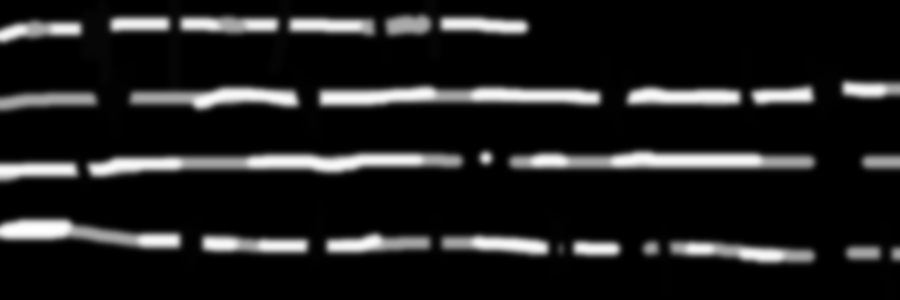
%> input picture Test images/Model test.tif, 900 x 300 px
$ octave S0_LS_Image_analysis.m   (GNU Octave 9; MATLAB toolbox functions it lacks are replaced by stand-ins)
%> lines starting %> are read from the running program, lines starting %| are printed output that depends on the picture
%% Code to analyze kymograph images to output height vs time data for each high feature
%left to right should equal the time domain

%This code was developed in the Scheuring-Lab and used to analyze the motions
%of GltPH transporters acquired by high-speed AFM line scanning.
%% If using this code please refer to and cite:
%  Matin, T. R., Heath, G. R., Huysmans, G. H., Boudker, O., & Scheuring, S.
%  (2020). Millisecond dynamics of an unlabeled amino acid transporter.
%  Nature communications, 11(1), 1-11. https://doi.org/10.1038/s41467-020-18811-z

%% Step 1
%run code - check output image that features have been tracked correctly,
%if not then alter below setting to optimize tracking.
%For lateral drift compensation use S1_1_Kymo_align after running this code
%then re-run this code to analyze the drift corrected kymograph.
%If tracks are needed to be removed use S1_2_track_remover.

%% Step 2
%Go to S1_LS_Track_Analyzer

%% detection and tracking variables:
avx = 20;           %pixel average in x (time domain)
avy = 7;             %pixel average in y (space domain)
thresh = 0.5;        %ignore traces with heights below thresh % of maximum

%tracking variables:
max_g = 2000;        %maximum down time (pix) (for tracking)
max_drift = 10;       %maxium +/- pixels to search for in x

%exclude edge or short tracks:
edg = 5;            %exclude protomers with edg pixels
min_length = 100;    %minimum protomers track length (pixels)


%%
if exist('kymo')==0
   if exist('f')==1
prompt = 'Open new image (0 for no, 1 for yes)? ';
new = input(prompt);
   else new=1;
   end

        if new ==1
        [f,path] = uigetfile('*.tif');
%> the answer given: Test images/Model test.tif
        f = fullfile(path,f); %tif (in nm) filename
        end
end

if exist('kymo')==0
    clearvars -except max_g avx avy min_length edg max_drift f thresh kymo time t_n

    A = imread(f);
%> A is the input picture: size 300x900 uint16; min 0, max 64156, mean 7668.9
    t_n = numel(A(1,:));
%> t_n = 900
    x_n = numel(A(:,1));
%> x_n = 300
    sz = size(A);
%> sz = [300 900]
    time =linspace(1,t_n,t_n)';
%> time = 900 values from 1 to 900

    else
        clearvars -except A As avx avy f time t_n max_g min_length edg max_drift thresh kymo
        A = As;
        x_n = numel(A(:,1));
        sz = size(A);
        time =linspace(1,t_n,t_n)';
end

Amx = movmean(A,avy,1);
Amx = movmean(Amx,avx,2);
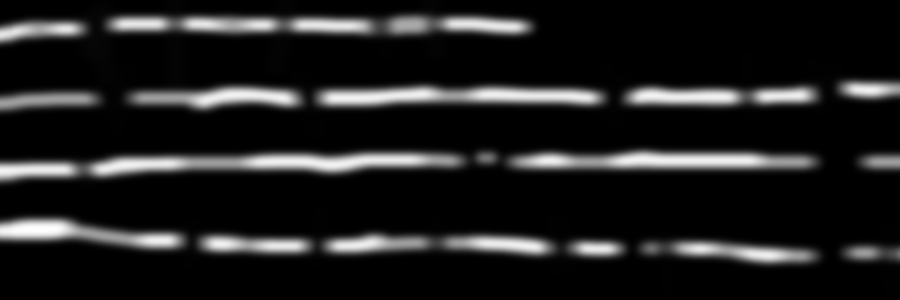
%> Amx: size 300x900 double; min 0, max 63809.9, mean 7672.2; drawn with min black and max white

Amt = Amx.*(Amx>(thresh*max(Amx(:))));
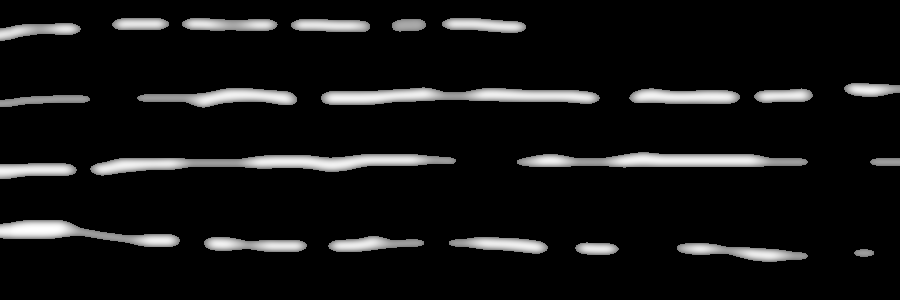
%> Amt: size 300x900 double; min 0, max 63809.9, mean 5078; drawn with min black and max white

Aall = reshape(Amt, [1, x_n*t_n]); %combines data into single colunm
%> (the run ends here)
